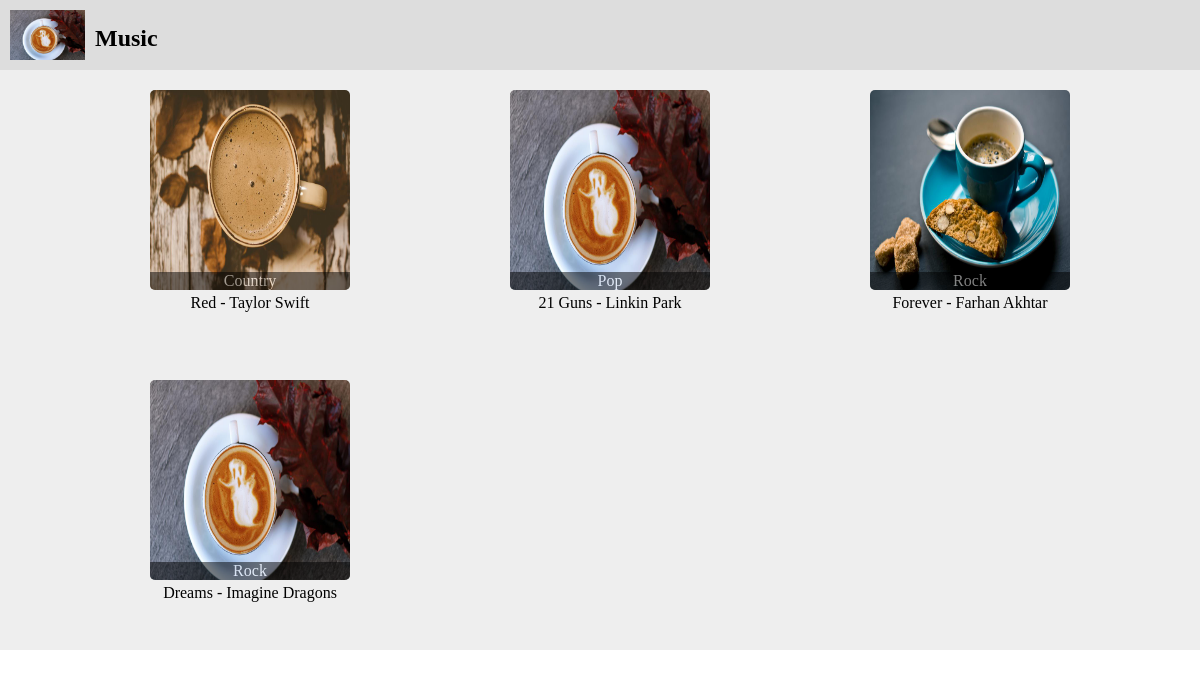
The app's page /music/ with its own data.
### music/models.py (models this page shows, shortened)
class Album(models.Model):
    album_title = models.CharField(max_length=200)
    artist = models.CharField(max_length=100)
    genre = models.CharField(max_length=100)
    image = models.CharField(max_length=1000)

### music/views.py (the view)
def index(request):
    all_albums = Album.objects.all()
    album_dict = {'albumrecords':all_albums}
    return render(request,'index.html',context=album_dict)

### templates/index.html (shortened to what this page needs)
<!DOCTYPE html>
{% load staticfiles %}
<html lang="en">
<head>
  <link rel="stylesheet" href="{% static "css/style.css" %}">
</head>
<body>
  <div class="nav">
    <div class="logo">
      <img src="../static/images/coffee1.jpg" alt="">
      <h2 id='logospan'>Music</h2>
    </div>
  </div>
  <div class="boxes">
      {% if albumrecords %}
            {% for x in albumrecords %}
              <div class="box">
                <a href="{{ x.album_title }}">
                  <img src="{{x.image}}" alt="">
                  <span id='musicspan'>{{ x.genre }}</span>
                  <p>{{ x.album_title }} - {{ x.artist}}</p>
                </a>
              </div>
            {% endfor %}
      {%else%}
              <p> No records found </p>
      {% endif %}
  </div>
</body>
</html>

### static/css/style.css (style rules this page uses)
* { margin: 0; padding: 0; }
.logo { background-color: #ddd; display: flex; flex-direction: row; }
.logo h2 { margin-top: 25px; }
.logo img { width: 75px; height: 50px; padding: 10px; border-radius: 10px; }
.boxes { display:grid; grid-template-columns: 30% 30% 30%; justify-content: center; background-color: #eee; }
.box { width:200px; height: 250px; margin-top: 20px; margin-bottom: 20px; margin-left: 25%; position: relative; }
.box img { width:200px; height: 200px; border-radius: 5px; }
#musicspan { position: absolute; top: 182px; left: 0; background: black; color: white; opacity: 0.5; width: 200px; text-align: center; border-radius: 0 0 5px 5px ; }
a { text-decoration: none; }
.box p { color: black; text-align: center; width: 200px; }

### records on screen
Album: image (picture), genre "Country", album_title "Red", artist "Taylor Swift"
Album: image (picture), genre "Pop", album_title "21 Guns", artist "Linkin Park"
Album: image (picture), genre "Rock", album_title "Forever", artist "Farhan Akhtar"
Album: image (picture), genre "Rock", album_title "Dreams", artist "Imagine Dragons"
